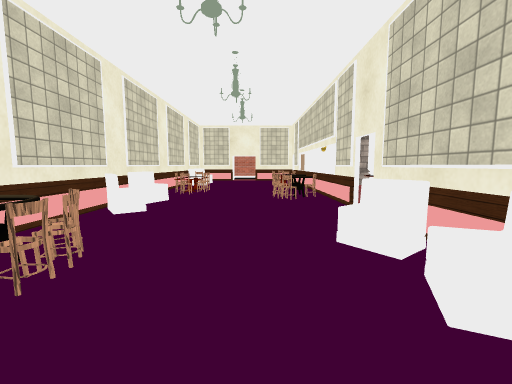
view 1 (above)

19 first-person views from a walk through a 3-D level made in the Unity game engine. The camera is 1.4 m above the floor, tilts 6° down and sees 90° across. Doors are open. The floor is counted in squares, 2 m on a side. Each view is taken from the middle of a square. On the plan, view 1 faces up. The plan holds only what a view shows up to about 9 squares ahead; the rest is blank. The place goes on beyond the plan. The player is left out. Some surface patterns are stand-ins.

view 2
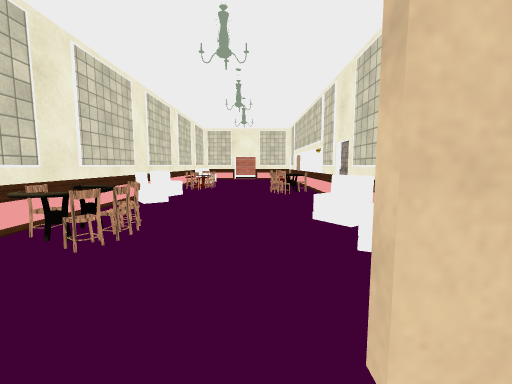

view 3
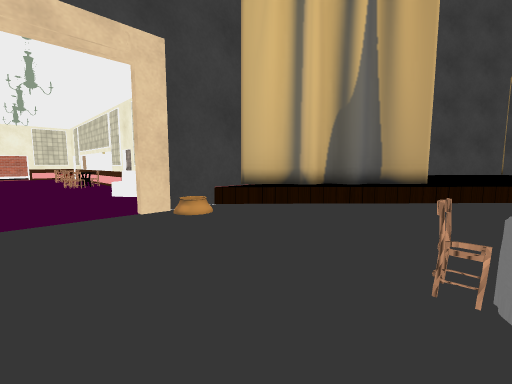

view 4
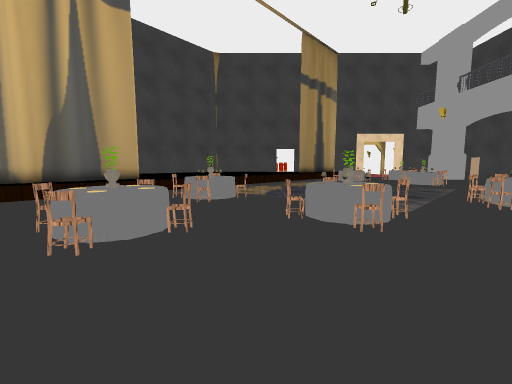

view 5
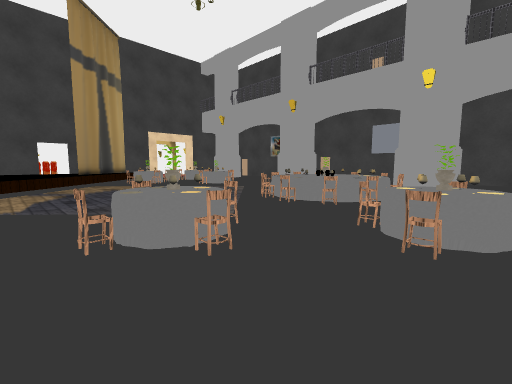

view 6
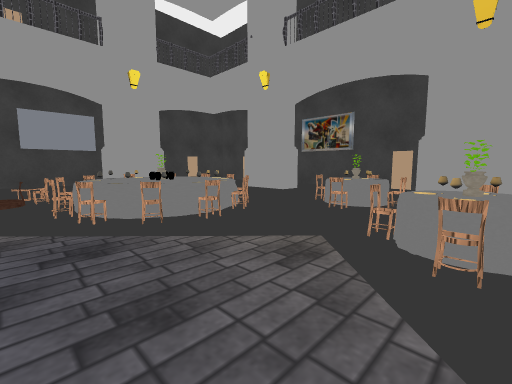

view 7
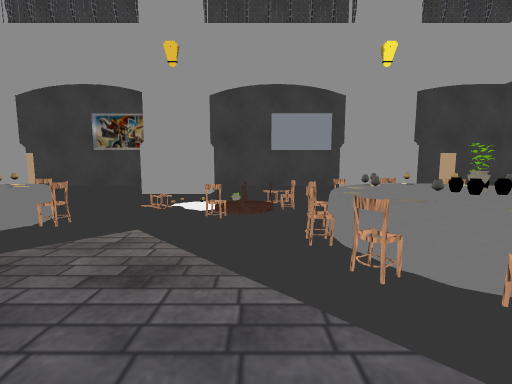

view 8
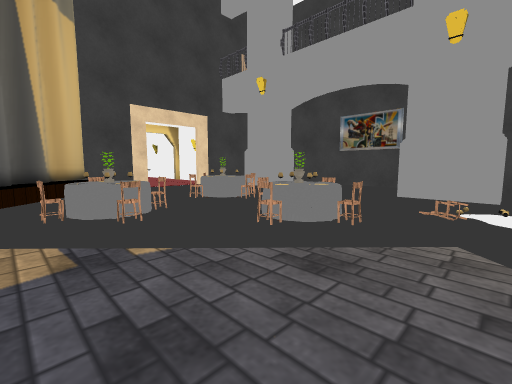

view 9
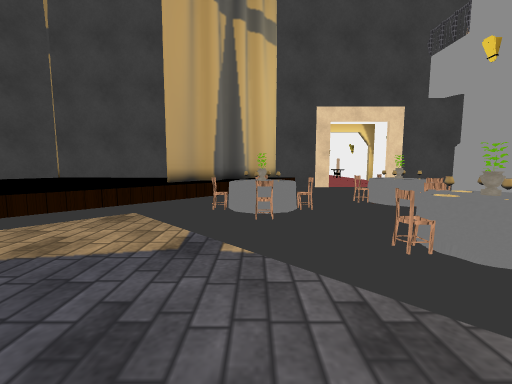

view 10
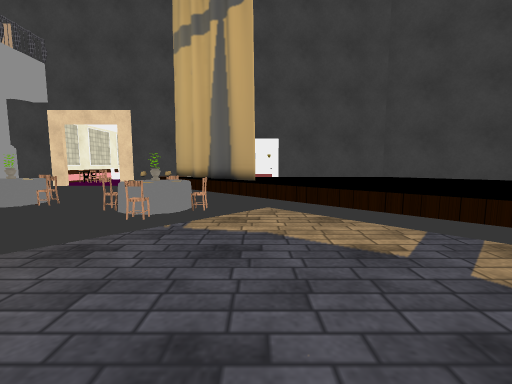

view 11
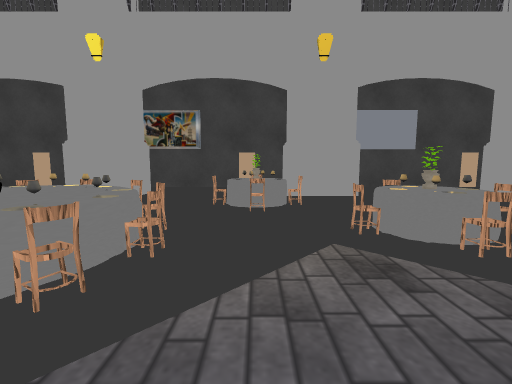

view 12
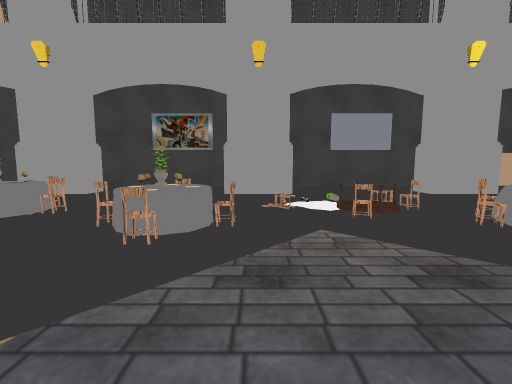

view 13
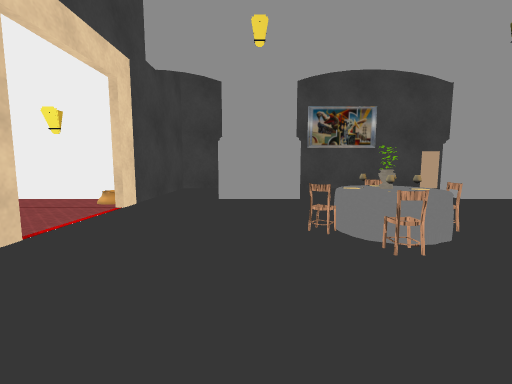

view 14
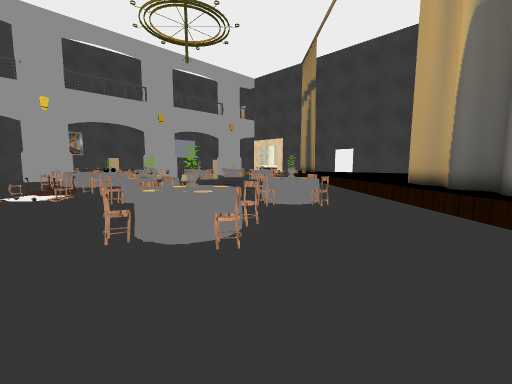

view 15
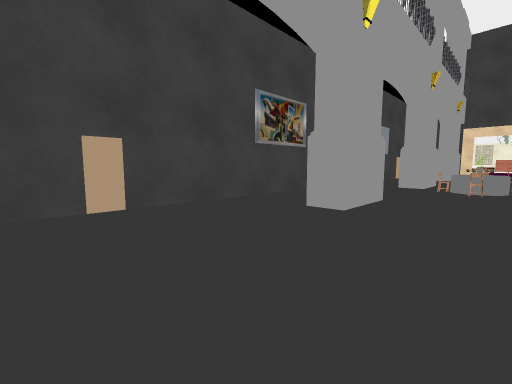

view 16
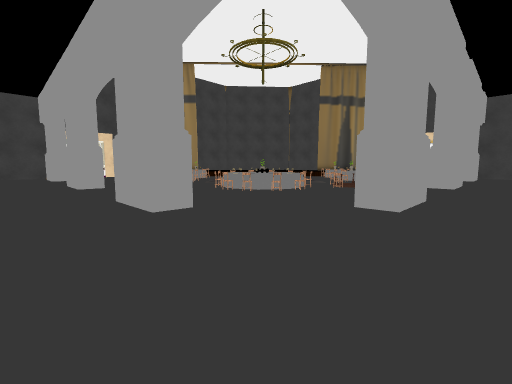

view 17
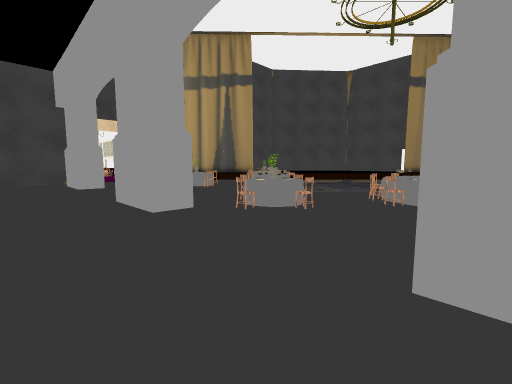

view 18
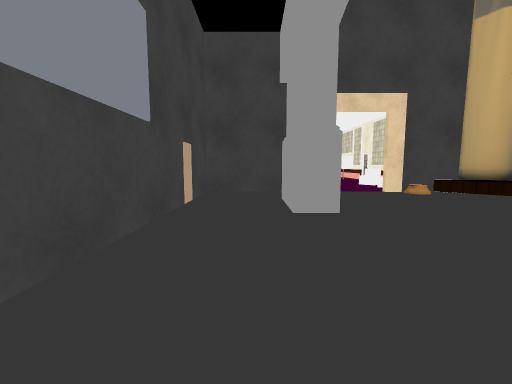

view 19
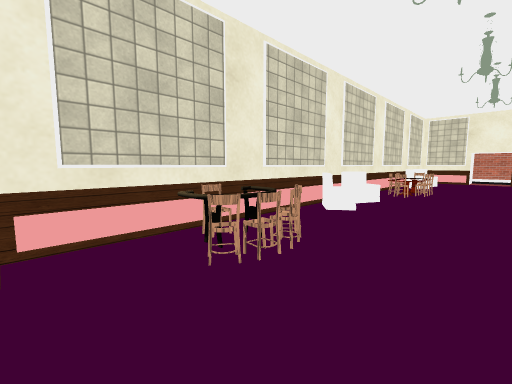

### Floor plan
Points are (right, up) in squares from view 1. A wall is a line through its corners. A room is listed if a view was taken in it or the views show most of it. See-through windows are left out.
Room 1 (views 1, 19)
walls: (1.6, 1.5) (1.6, 9); (-2.5, 9.5) (-2.5, -0.1)
ways out: opening at (-0.5, 0) to room 2
objects: other object (-2, 1); other object (-2, 2); other object (-2, 4); other object (-2, 5); other object (-2, 6); other object (-2, 7); other object (-2, 8); other object (-2, 9); other object (-1, 1); other object (-1, 2); other object (-1, 7); other object (0, 5); other object (0, 6); other object (1, 1); other object (1, 2); other object (1, 5); other object (1, 6); other object (1, 8)
Room 2 (views 2, 3, 4, 5, 6, 7, 8, 9, 10, 11, 12, 13, 14, 15, 16, 17, 18)
walls: (5, -2.8) (4.5, -2.5) (4.3, -2.2) (3.8, -1.9) (3.6, -1.4) (3.1, -1.3) (2.9, -0.8) (2.3, -0.3) (0.4, -0.3); (5.2, -15.2) (6.7, -15.2) (6.7, -15.9) (5.2, -15.9) (5.2, -15.2); (4.8, -2.7) (4.2, -2.1); (4.5, -2.5) (4.3, -2.1); (1.7, -15.2) (1.7, -15.9) (0.2, -15.9) (0.2, -15.2) (1.7, -15.2); (12, -9.7) (11.9, -9.3) (11.3, -9.1) (11.2, -8.8) (10.7, -8.4) (10.4, -8.1); (12, -9.7) (11.7, -9.2); (-1.8, -6.6) (-1.8, -8.3) (-2.4, -8.3) (-2.4, -6.6); (-1.8, -11.7) (-1.8, -13.3) (-2.4, -13.3) (-2.4, -11.7) (-1.8, -11.7); (12.4, -10.4) (12.2, -9.9); (12.9, -10.5) (12.5, -10.2); (3, -1) (2.5, -0.7); (3, -0.9) (2.3, -0.3); (13.2, -7.2) (13.2, -3.7) (9.4, -0.3) (5.8, -0.3); (13.4, -10.3) (12.9, -10); (10.1, -15.9) (10.1, -15.2) (11.9, -15.2); (13.2, -12.4) (13.2, -10.7) (12.7, -10.3) (12.4, -9.8); (-4.3, -8.1) (-4.3, -17.7) (13.2, -17.7) (13.2, -14.1); (-1.8, -1.6) (-1.8, -3.3) (-2.4, -3.3); (-4.3, -3.5) (-4.3, -5.7)
low walls: (10.1, -8.2) (9.2, -7.5); (5.4, -3.7) (4.7, -3.1); (4.4, -2.8) (2.4, -0.9); (11.7, -9.8) (10.5, -8.7); (2, -0.6) (1.7, -0.2)
ways out: opening at (-0.5, 0) to room 1; opening at (-3.5, -2.5) to room 3; opening at (-2, -1) to room 3; opening at (14, -13.5)
objects: other object (-2, -9); other object (-1, -10); other object (-1, -9); other object (-1, -8); other object (0, -12); other object (0, -11); other object (0, -10); other object (0, -9); other object (0, -8); other object (0, -7); other object (0, -5); other object (1, -13); other object (1, -12) to (3, -10); other object (1, -9); other object (1, -8) to (2, -7); other object (1, -7); other object (1, -6); other object (1, -5); other object (1, -4); other object (2, -13); other object (2, -11); other object (2, -6); other object (2, -5); other object (2, -4); other object (3, -13); other object (3, -11); other object (3, -10); other object (3, -7); other object (3, -6); other object (3, -5); other object (4, -14); other object (4, -13); other object (4, -12); other object (4, -11); other object (4, -5); other object (4, -4); other object (5, -12); other object (5, -5); other object (6, -12); other object (6, -11); other object (7, -13); other object (7, -12); other object (7, -11); other object (8, -13); other object (8, -12); other object (8, -10); other object (9, -13); other object (9, -12); other object (9, -11); other object (9, -10); other object (9, -9); other object (10, -13); other object (10, -12); other object (10, -10); other object (11, -13); other object (11, -12)
Room 3 (no view inside)
walls: (-2.4, -3.3) (-2.4, -1.6); (-1.4, -0.3) (-4.3, -0.3) (-4.3, -3.5)
ways out: opening at (-3.5, -2.5) to room 2; opening at (-2, -1) to room 2

Positions as (right, up) in squares from view 1, and headings:
1: (0, 0), facing up
2: (0, -1), facing up
3: (-1, -4), facing up-right
4: (-2, -6), facing right
5: (-1, -6), facing down-right
6: (4, -7), facing down-left
7: (4, -9), facing down
8: (5, -9), facing down-right
9: (5, -10), facing right
10: (5, -9), facing up
11: (4, -9), facing left
12: (6, -9), facing down
13: (11, -10), facing down
14: (12, -14), facing up-left
15: (0, -17), facing up-left
16: (-4, -17), facing up-right
17: (-4, -12), facing up-right
18: (-3, -7), facing up
19: (0, 0), facing up-left
